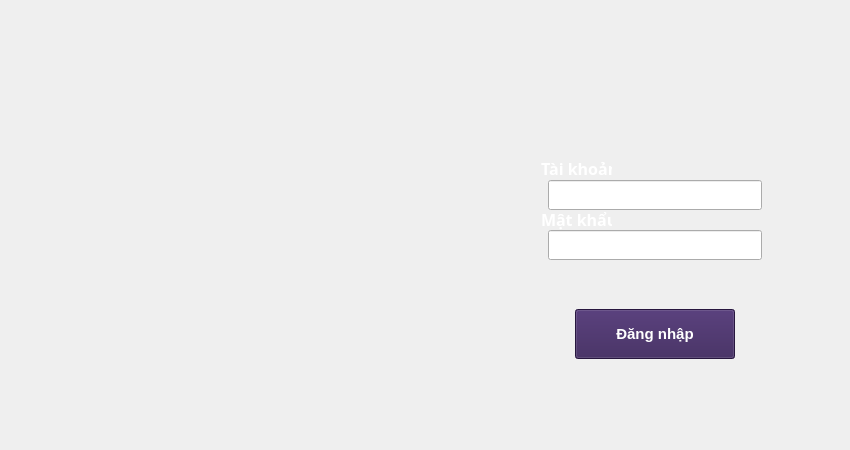
<?xml version="1.0" encoding="UTF-8"?>
<ui version="4.0">
 <class>FormLogin</class>
 <widget class="QWidget" name="FormLogin">
  <property name="geometry">
   <rect>
    <x>0</x>
    <y>0</y>
    <width>850</width>
    <height>450</height>
   </rect>
  </property>
  <property name="windowTitle">
   <string>Phần mềm điểm danh by@team2</string>
  </property>
  <widget class="QLabel" name="Background">
   <property name="geometry">
    <rect>
     <x>0</x>
     <y>0</y>
     <width>850</width>
     <height>450</height>
    </rect>
   </property>
   <property name="text">
    <string/>
   </property>
   <property name="pixmap">
    <pixmap resource="Source.qrc">:/newPrefix/Images/background.jpg</pixmap>
   </property>
  </widget>
  <widget class="QLabel" name="LogoQA">
   <property name="geometry">
    <rect>
     <x>0</x>
     <y>0</y>
     <width>434</width>
     <height>451</height>
    </rect>
   </property>
   <property name="text">
    <string/>
   </property>
   <property name="pixmap">
    <pixmap resource="Source.qrc">:/newPrefix/Images/face_detection@2x.png</pixmap>
   </property>
   <property name="scaledContents">
    <bool>true</bool>
   </property>
  </widget>
  <widget class="QLabel" name="Logo_Hutech">
   <property name="geometry">
    <rect>
     <x>495</x>
     <y>0</y>
     <width>321</width>
     <height>103</height>
    </rect>
   </property>
   <property name="text">
    <string/>
   </property>
   <property name="pixmap">
    <pixmap resource="Source.qrc">:/newPrefix/Images/Logo_Hutech.jpg</pixmap>
   </property>
  </widget>
  <widget class="QLabel" name="label_4">
   <property name="geometry">
    <rect>
     <x>541</x>
     <y>158</y>
     <width>71</width>
     <height>21</height>
    </rect>
   </property>
   <property name="font">
    <font>
     <family>Sitka Banner</family>
     <pointsize>12</pointsize>
     <weight>75</weight>
     <bold>true</bold>
    </font>
   </property>
   <property name="styleSheet">
    <string notr="true">color: white;</string>
   </property>
   <property name="text">
    <string>Tài khoản:</string>
   </property>
  </widget>
  <widget class="QLabel" name="label_5">
   <property name="geometry">
    <rect>
     <x>541</x>
     <y>209</y>
     <width>71</width>
     <height>21</height>
    </rect>
   </property>
   <property name="font">
    <font>
     <family>Sitka Banner</family>
     <pointsize>12</pointsize>
     <weight>75</weight>
     <bold>true</bold>
    </font>
   </property>
   <property name="styleSheet">
    <string notr="true">color: white;</string>
   </property>
   <property name="text">
    <string>Mật khẩu:</string>
   </property>
  </widget>
  <widget class="QPushButton" name="btnDangNhap">
   <property name="geometry">
    <rect>
     <x>575</x>
     <y>309</y>
     <width>160</width>
     <height>50</height>
    </rect>
   </property>
   <property name="font">
    <font>
     <pointsize>11</pointsize>
     <weight>75</weight>
     <bold>true</bold>
    </font>
   </property>
   <property name="cursor">
    <cursorShape>PointingHandCursor</cursorShape>
   </property>
   <property name="styleSheet">
    <string notr="true">background:#371f57; color: white;</string>
   </property>
   <property name="text">
    <string>Đăng nhập</string>
   </property>
  </widget>
  <widget class="QLineEdit" name="lineEdit">
   <property name="geometry">
    <rect>
     <x>548</x>
     <y>180</y>
     <width>214</width>
     <height>30</height>
    </rect>
   </property>
  </widget>
  <widget class="QLineEdit" name="lineEdit_2">
   <property name="geometry">
    <rect>
     <x>548</x>
     <y>230</y>
     <width>214</width>
     <height>30</height>
    </rect>
   </property>
   <property name="echoMode">
    <enum>QLineEdit::Password</enum>
   </property>
  </widget>
 </widget>
 <resources>
  <include location="Source.qrc"/>
  <include location="Source.qrc"/>
 </resources>
 <connections/>
</ui>
